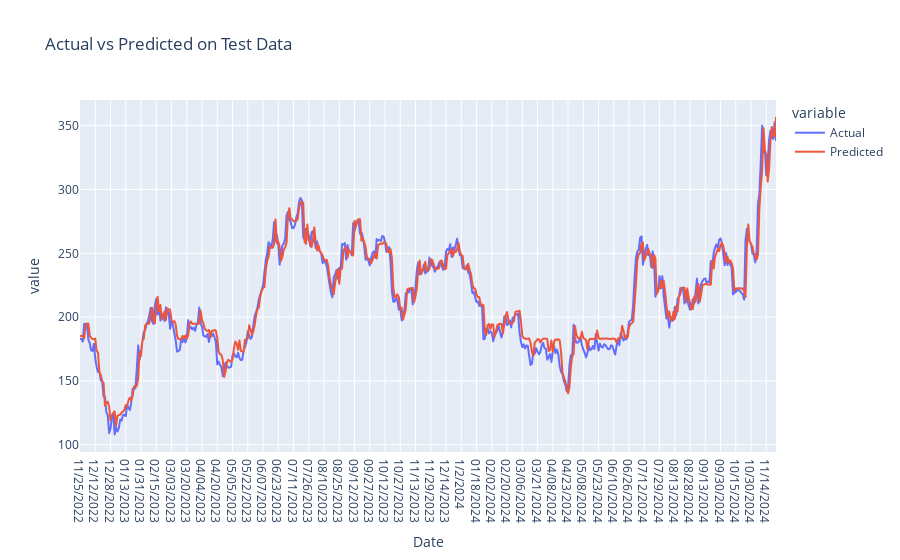

The notebook cell this image was saved under:
### Code cell
# Prepare test data for visualization
test_dates = window_df['Target Date'].iloc[-len(y_test):].reset_index(drop=True)
test_results = pd.DataFrame({'Date': test_dates, 'Actual': y_test, 'Predicted': y_test_pred})

# Plot test set predictions vs actual values
fig = px.line(test_results, x='Date', y=['Actual', 'Predicted'], title='Actual vs Predicted on Test Data')
fig.show()

### Figure 1 — Plotly figure (JSON) as saved in the notebook; plotly's stock layout.template omitted (floating-point values rounded to 4 significant figures; data arrays with more than 128 entries replaced by an {"elided": "..."} marker saying what was removed)
{"data": [{"hovertemplate": "variable=Actual<br>Date=%{x}<br>value=%{y}<extra></extra>", "legendgroup": "Actual", "line": {"color": "#636efa", "dash": "solid"}, "marker": {"symbol": "circle"}, "mode": "lines", "name": "Actual", "showlegend": true, "x": {"elided": "503 str values"}, "xaxis": "x", "y": {"elided": "503 float values"}, "yaxis": "y", "type": "scattergl"}, {"hovertemplate": "variable=Predicted<br>Date=%{x}<br>value=%{y}<extra></extra>", "legendgroup": "Predicted", "line": {"color": "#EF553B", "dash": "solid"}, "marker": {"symbol": "circle"}, "mode": "lines", "name": "Predicted", "showlegend": true, "x": {"elided": "503 str values"}, "xaxis": "x", "y": {"elided": "503 float values"}, "yaxis": "y", "type": "scattergl"}], "layout": {"xaxis": {"anchor": "y", "domain": [0, 1], "title": {"text": "Date"}}, "yaxis": {"anchor": "x", "domain": [0, 1], "title": {"text": "value"}}, "legend": {"title": {"text": "variable"}, "tracegroupgap": 0}, "title": {"text": "Actual vs Predicted on Test Data"}}}
